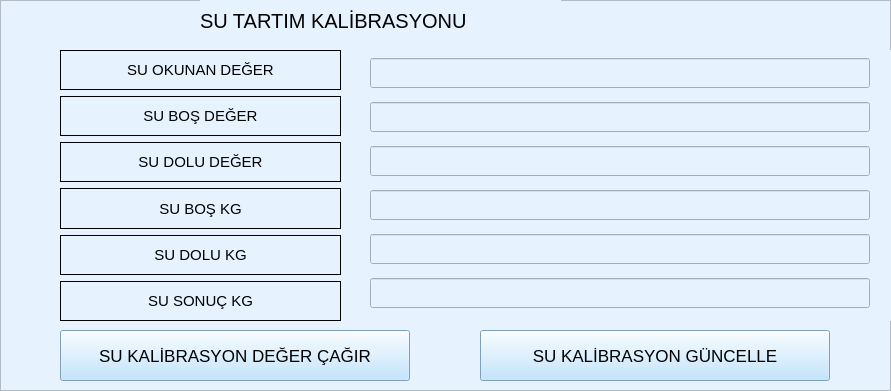
     <widget class="QFrame" name="frame_su_kal">
      <property name="geometry">
       <rect>
        <x>30</x>
        <y>440</y>
        <width>891</width>
        <height>391</height>
       </rect>
      </property>
      <property name="styleSheet">
       <string notr="true">background-color: rgb(231, 242, 255);</string>
      </property>
      <property name="frameShape">
       <enum>QFrame::StyledPanel</enum>
      </property>
      <property name="frameShadow">
       <enum>QFrame::Raised</enum>
      </property>
      <widget class="QWidget" name="layoutWidget_12">
       <property name="geometry">
        <rect>
         <x>350</x>
         <y>50</y>
         <width>541</width>
         <height>271</height>
        </rect>
       </property>
       <layout class="QGridLayout" name="gridLayout_14">
        <item row="1" column="0">
         <widget class="QLineEdit" name="ln_su_bos_deger">
          <property name="maximumSize">
           <size>
            <width>500</width>
            <height>30</height>
           </size>
          </property>
         </widget>
        </item>
        <item row="2" column="0">
         <widget class="QLineEdit" name="ln_su_dolu_deger">
          <property name="maximumSize">
           <size>
            <width>500</width>
            <height>30</height>
           </size>
          </property>
         </widget>
        </item>
        <item row="4" column="0">
         <widget class="QLineEdit" name="ln_su_dolu_kg">
          <property name="maximumSize">
           <size>
            <width>500</width>
            <height>30</height>
           </size>
          </property>
         </widget>
        </item>
        <item row="5" column="0">
         <widget class="QLineEdit" name="ln_su_sonuc_kg">
          <property name="maximumSize">
           <size>
            <width>500</width>
            <height>30</height>
           </size>
          </property>
          <property name="readOnly">
           <bool>true</bool>
          </property>
         </widget>
        </item>
        <item row="3" column="0">
         <widget class="QLineEdit" name="ln_su_bos_kg">
          <property name="maximumSize">
           <size>
            <width>500</width>
            <height>30</height>
           </size>
          </property>
         </widget>
        </item>
        <item row="0" column="0">
         <widget class="QLineEdit" name="ln_su_ham">
          <property name="maximumSize">
           <size>
            <width>500</width>
            <height>30</height>
           </size>
          </property>
          <property name="readOnly">
           <bool>true</bool>
          </property>
         </widget>
        </item>
       </layout>
      </widget>
      <widget class="QWidget" name="layoutWidget_13">
       <property name="geometry">
        <rect>
         <x>60</x>
         <y>50</y>
         <width>281</width>
         <height>271</height>
        </rect>
       </property>
       <layout class="QGridLayout" name="gridLayout_15">
        <item row="0" column="0">
         <widget class="QLabel" name="lb_su_ham">
          <property name="font">
           <font>
            <pointsize>11</pointsize>
           </font>
          </property>
          <property name="frameShape">
           <enum>QFrame::Box</enum>
          </property>
          <property name="text">
           <string>SU OKUNAN DEĞER</string>
          </property>
          <property name="textFormat">
           <enum>Qt::AutoText</enum>
          </property>
          <property name="alignment">
           <set>Qt::AlignCenter</set>
          </property>
         </widget>
        </item>
        <item row="1" column="0">
         <widget class="QLabel" name="lb_su_bos_deger">
          <property name="font">
           <font>
            <pointsize>11</pointsize>
           </font>
          </property>
          <property name="frameShape">
           <enum>QFrame::Box</enum>
          </property>
          <property name="text">
           <string>SU BOŞ DEĞER</string>
          </property>
          <property name="textFormat">
           <enum>Qt::AutoText</enum>
          </property>
          <property name="alignment">
           <set>Qt::AlignCenter</set>
          </property>
         </widget>
        </item>
        <item row="2" column="0">
         <widget class="QLabel" name="lb_su_dolu_deger">
          <property name="font">
           <font>
            <pointsize>11</pointsize>
           </font>
          </property>
          <property name="frameShape">
           <enum>QFrame::Box</enum>
          </property>
          <property name="text">
           <string>SU DOLU DEĞER</string>
          </property>
          <property name="textFormat">
           <enum>Qt::AutoText</enum>
          </property>
          <property name="alignment">
           <set>Qt::AlignCenter</set>
          </property>
         </widget>
        </item>
        <item row="3" column="0">
         <widget class="QLabel" name="lb_su_bos_kg">
          <property name="font">
           <font>
            <pointsize>11</pointsize>
           </font>
          </property>
          <property name="frameShape">
           <enum>QFrame::Box</enum>
          </property>
          <property name="text">
           <string>SU BOŞ KG</string>
          </property>
          <property name="textFormat">
           <enum>Qt::AutoText</enum>
          </property>
          <property name="alignment">
           <set>Qt::AlignCenter</set>
          </property>
         </widget>
        </item>
        <item row="4" column="0">
         <widget class="QLabel" name="lb_su_dolu_kg">
          <property name="font">
           <font>
            <pointsize>11</pointsize>
           </font>
          </property>
          <property name="frameShape">
           <enum>QFrame::Box</enum>
          </property>
          <property name="text">
           <string>SU DOLU KG</string>
          </property>
          <property name="textFormat">
           <enum>Qt::AutoText</enum>
          </property>
          <property name="alignment">
           <set>Qt::AlignCenter</set>
          </property>
         </widget>
        </item>
        <item row="5" column="0">
         <widget class="QLabel" name="lb_su_sonuc_kg">
          <property name="font">
           <font>
            <pointsize>11</pointsize>
           </font>
          </property>
          <property name="frameShape">
           <enum>QFrame::Box</enum>
          </property>
          <property name="text">
           <string>SU SONUÇ KG</string>
          </property>
          <property name="textFormat">
           <enum>Qt::AutoText</enum>
          </property>
          <property name="alignment">
           <set>Qt::AlignCenter</set>
          </property>
         </widget>
        </item>
       </layout>
      </widget>
      <widget class="QLabel" name="lb_su_kalibrasyon_baslik">
       <property name="geometry">
        <rect>
         <x>200</x>
         <y>0</y>
         <width>361</width>
         <height>41</height>
        </rect>
       </property>
       <property name="font">
        <font>
         <pointsize>15</pointsize>
        </font>
       </property>
       <property name="text">
        <string>SU TARTIM KALİBRASYONU</string>
       </property>
      </widget>
      <widget class="QPushButton" name="lb_su_kalibrasyon_guncelle">
       <property name="geometry">
        <rect>
         <x>480</x>
         <y>330</y>
         <width>350</width>
         <height>51</height>
        </rect>
       </property>
       <property name="maximumSize">
        <size>
         <width>350</width>
         <height>100</height>
        </size>
       </property>
       <property name="font">
        <font>
         <pointsize>13</pointsize>
        </font>
       </property>
       <property name="styleSheet">
        <string notr="true">background-color: rgb(178, 222, 255);</string>
       </property>
       <property name="text">
        <string>SU KALİBRASYON GÜNCELLE</string>
       </property>
      </widget>
      <widget class="QPushButton" name="lb_su_kalibrasyon_deger_oku">
       <property name="geometry">
        <rect>
         <x>60</x>
         <y>330</y>
         <width>350</width>
         <height>51</height>
        </rect>
       </property>
       <property name="maximumSize">
        <size>
         <width>350</width>
         <height>100</height>
        </size>
       </property>
       <property name="font">
        <font>
         <pointsize>13</pointsize>
        </font>
       </property>
       <property name="styleSheet">
        <string notr="true">background-color: rgb(178, 222, 255);</string>
       </property>
       <property name="text">
        <string>SU KALİBRASYON DEĞER ÇAĞIR</string>
       </property>
      </widget>
     </widget>
